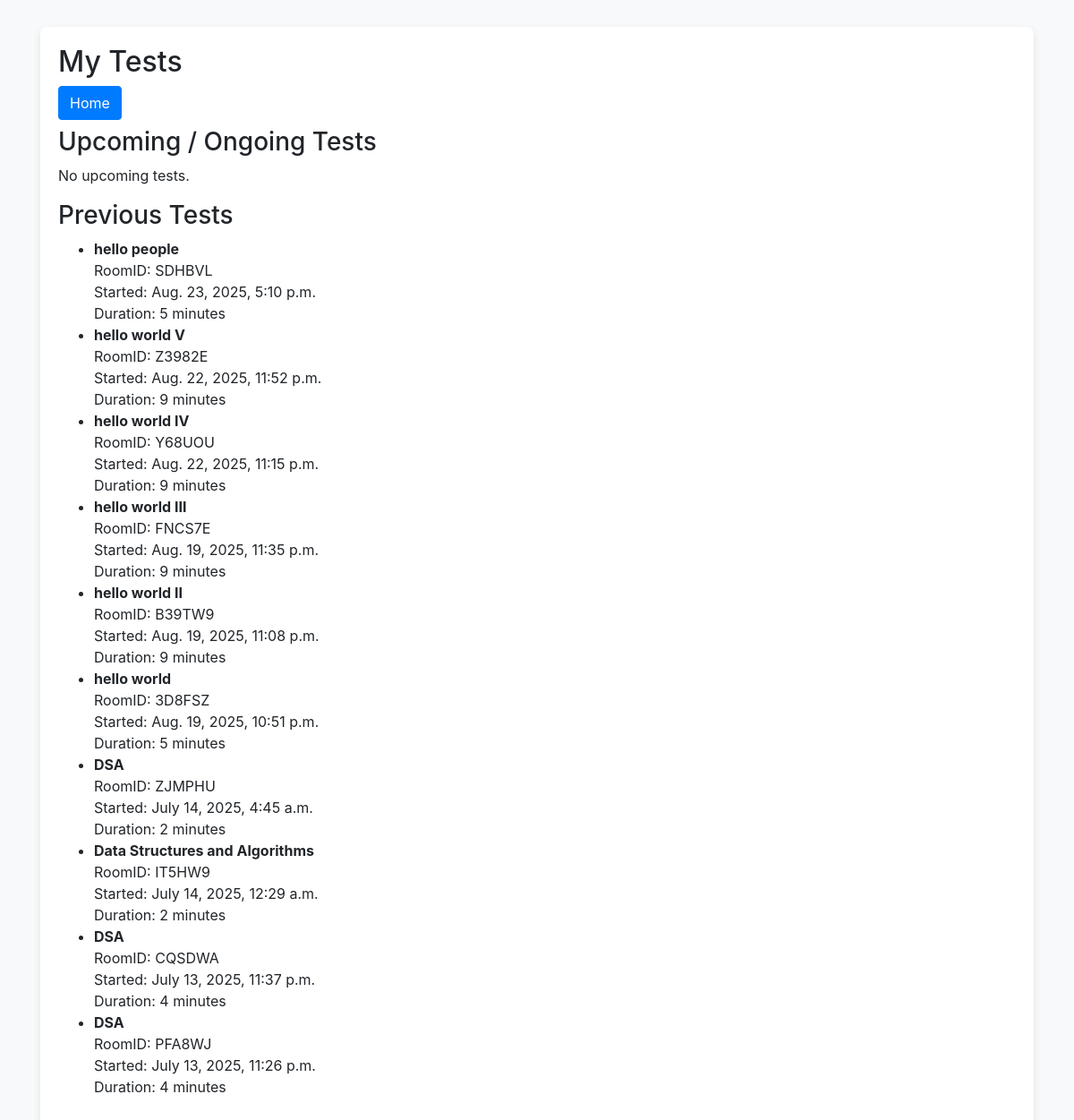
Before: /my_tests (signed in) with the older database file.
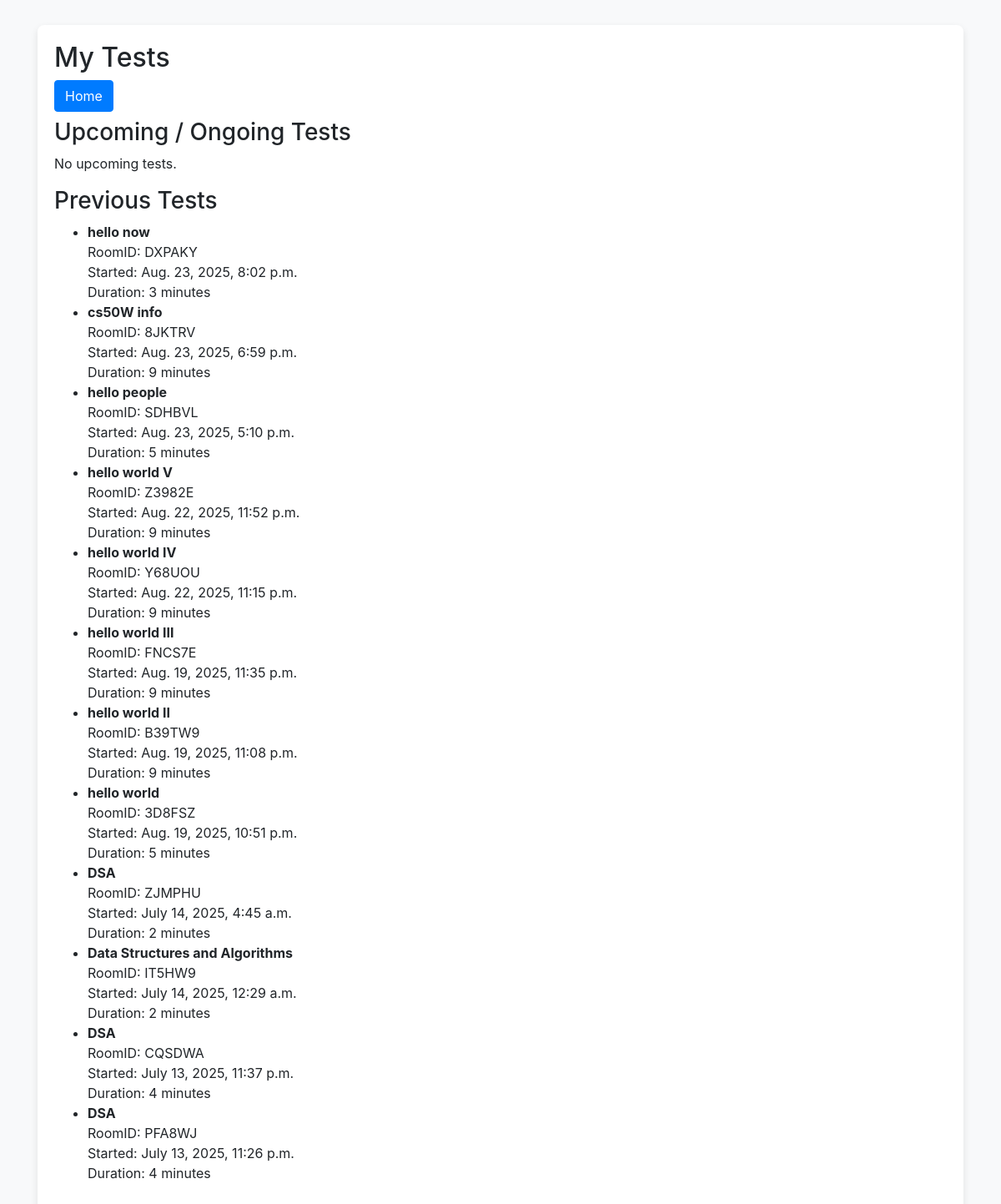
After: the same page with the newer database file.
### quizApp/models.py (models this page shows, shortened)
class Test(models.Model):
    teacher = models.ForeignKey(User,on_delete=models.CASCADE,limit_choices_to={'user_type':'Teacher'})
    title = models.CharField(max_length=100)
    room_id = models.CharField(max_length=20,unique=True,blank=True)
    allowed_students = models.ManyToManyField(User,related_name="assigned_tests",blank=True,
                                              limit_choices_to={'user_type': 'Student'})
    start_time=models.DateTimeField()
    duration_minutes=models.PositiveIntegerField()
    created_at = models.DateTimeField(auto_now_add=True)

### quizApp/views.py (the view)
# urls.py: path("my_tests",views.my_tests,name="my_tests"),
def my_tests(request):
    if not request.user.is_authenticated or request.user.user_type !="Student":
        return HttpResponseRedirect(reverse("login"))
    now = timezone.now()
    tests = Test.objects.filter(allowed_students=request.user).order_by("-start_time")
    upcoming_tests = []
    previous_tests = []
    for test in tests:
        end_time = test.start_time + timezone.timedelta(minutes=test.duration_minutes)
        if end_time >= now:
            if not StudentTest.objects.filter(student=request.user, test=test).exists():
                upcoming_tests.append(test)
            else:
                previous_tests.append(test)
        else:
            previous_tests.append(test)
    return render(request, "quizApp/my_tests.html", {
            "upcoming_tests": upcoming_tests,
            "previous_tests": previous_tests,
        })

### quizApp/templates/quizApp/my_tests.html
{% extends 'quizApp/layout.html' %}
{% block body %}
<h2>My Tests</h2>
<a href="{% url 'index' %}" class="btn btn-primary mb-2">Home</a>
<h3>Upcoming / Ongoing Tests</h3>
{% if upcoming_tests %}
  <ul>
    {% for test in upcoming_tests %}
      <li>
        <strong>{{ test.title }}</strong> <br>
        RoomID: {{ test.room_id }} <br>
        Starts: {{ test.start_time }} <br>
        Duration: {{ test.duration_minutes }} minutes
      </li>
    {% endfor %}
  </ul>
{% else %}
  <p>No upcoming tests.</p>
{% endif %}
<h3>Previous Tests</h3>
{% if previous_tests %}
  <ul>
    {% for test in previous_tests %}
      <li>
        <strong>{{ test.title }}</strong> <br>
        RoomID: {{ test.room_id }} <br>
        Started: {{ test.start_time }} <br>
        Duration: {{ test.duration_minutes }} minutes
      </li>
    {% endfor %}
  </ul>
{% else %}
  <p>No previous tests.</p>
{% endif %}
{% endblock %}

Changed rows visible on the page:
added Test: title "hello now", room_id "DXPAKY", start_time "Aug. 23, 2025, 8:02 p.m.", duration_minutes "3"
added Test: title "cs50W info", room_id "8JKTRV", start_time "Aug. 23, 2025, 6:59 p.m.", duration_minutes "9"
